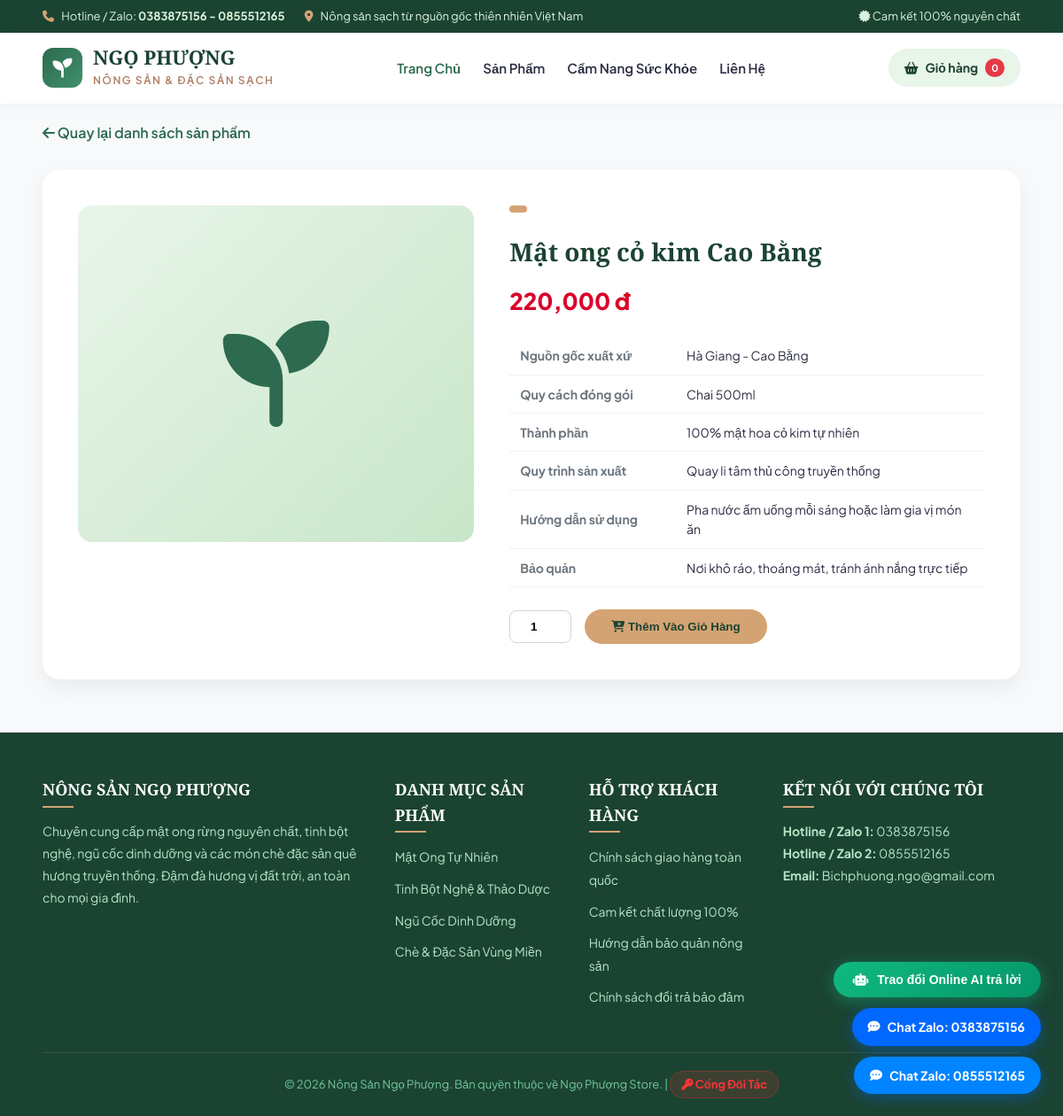
Before: /product/1 with the older database file.
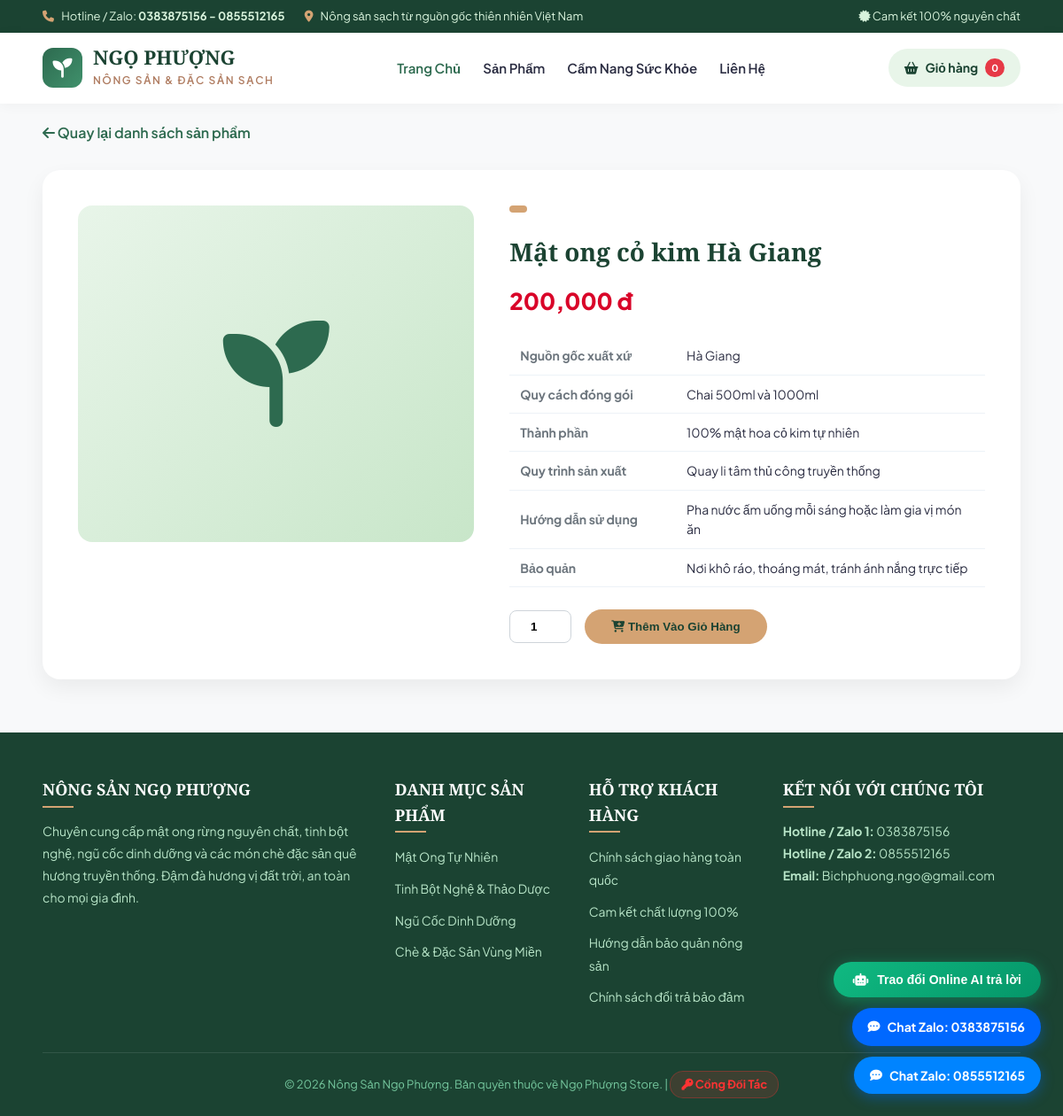
After: the same page with the newer database file.
### tables this page shows
CREATE TABLE products (
    id INTEGER PRIMARY KEY AUTOINCREMENT,
    sort_order INTEGER DEFAULT 0,
    group_name TEXT,
    name TEXT,
    price INTEGER,
    packaging TEXT,
    rating INTEGER,
    origin TEXT,
    ingredients TEXT,
    process TEXT,
    usage TEXT,
    storage TEXT,
    image TEXT,
    status TEXT,
    author TEXT,
    date TEXT
);

### app.py (the view)
@app.route("/product/<int:product_id>")
def product_detail(product_id):
    product = get_product_by_id(product_id)
    if not product or product.get("status") != "approved":
        flash("Sản phẩm không tồn tại hoặc đang chờ kiểm duyệt!", "warning")
        return redirect(url_for("home"))
    cart = session.get("cart", {})
    cart_count = sum(cart.values())
    all_p = get_all_products("approved")
    related = [p for p in all_p if p["group_name"] == product["group_name"] and p["id"] != product["id"]][:4]
    return render_template("detail.html", product=product, related=related, cart_count=cart_count)

### app.py (called while the page is built)
def get_db():
    conn = sqlite3.connect(DB_PATH)
    conn.row_factory = sqlite3.Row
    return conn

def get_all_products(status="approved"):
    conn = get_db()
    if status == "all":
        rows = conn.execute("SELECT * FROM products ORDER BY sort_order ASC, id DESC").fetchall()
    else:
        rows = conn.execute("SELECT * FROM products WHERE status = ? ORDER BY sort_order ASC, id DESC", (status,)).fetchall()
    conn.close()
    if not rows and status == "approved":
        init_db()
        conn = get_db()
        rows = conn.execute("SELECT * FROM products WHERE status = 'approved' ORDER BY sort_order ASC, id DESC").fetchall()
        conn.close()
    return [dict(row) for row in rows]

def get_product_by_id(p_id):
    conn = get_db()
    row = conn.execute("SELECT * FROM products WHERE id = ?", (p_id,)).fetchone()
    conn.close()
    return dict(row) if row else None

### templates/detail.html (shortened to what this page needs)
{% extends "base.html" %}
{% block content %}
<div class="container">
    <a href="{{ url_for('home') }}" style="color: var(--primary); text-decoration: none; font-weight: 600;"><i class="fa-solid fa-arrow-left"></i> Quay lại danh sách sản phẩm</a>
    <div class="detail-wrap">
        <div class="detail-img-box">
            <i class="fa-solid fa-seedling" style="font-size: 120px; color: var(--primary);"></i>
        </div>
        <div class="detail-info">
            <span class="hero-tag" style="padding: 4px 10px; font-size: 11px;">{{ product.group }}</span>
            <h1 class="detail-title">{{ product.name }}</h1>
            <div class="detail-price">{{ "{:,.0f}".format(product.price) }} đ</div>
            <table class="spec-table">
                <tr><td>Nguồn gốc xuất xứ</td><td>{{ product.origin }}</td></tr>
                <tr><td>Quy cách đóng gói</td><td>{{ product.packaging }}</td></tr>
                <tr><td>Thành phần</td><td>{{ product.ingredients }}</td></tr>
                <tr><td>Quy trình sản xuất</td><td>{{ product.process }}</td></tr>
                <tr><td>Hướng dẫn sử dụng</td><td>{{ product.usage }}</td></tr>
                <tr><td>Bảo quản</td><td>{{ product.storage }}</td></tr>
            </table>
            <form action="{{ url_for('add_to_cart', product_id=product.id) }}" method="POST">
                <div class="qty-wrap">
                    <input type="number" name="qty" value="1" min="1" class="qty-input">
                    <button type="submit" class="btn-primary" style="padding: 12px 30px;"><i class="fa-solid fa-cart-plus"></i> Thêm Vào Giỏ Hàng</button>
                </div>
            </form>
        </div>
    </div>
</div>
{% endblock %}

Changed rows visible on the page:
changed products "100% mật hoa cỏ kim tự nhiên": name "Mật ong cỏ kim Cao Bằng" → "Mật ong cỏ kim Hà Giang"; price "220,000" → "200,000"; origin "Hà Giang - Cao Bằng" → "Hà Giang"; packaging "Chai 500ml" → "Chai 500ml và 1000ml"
